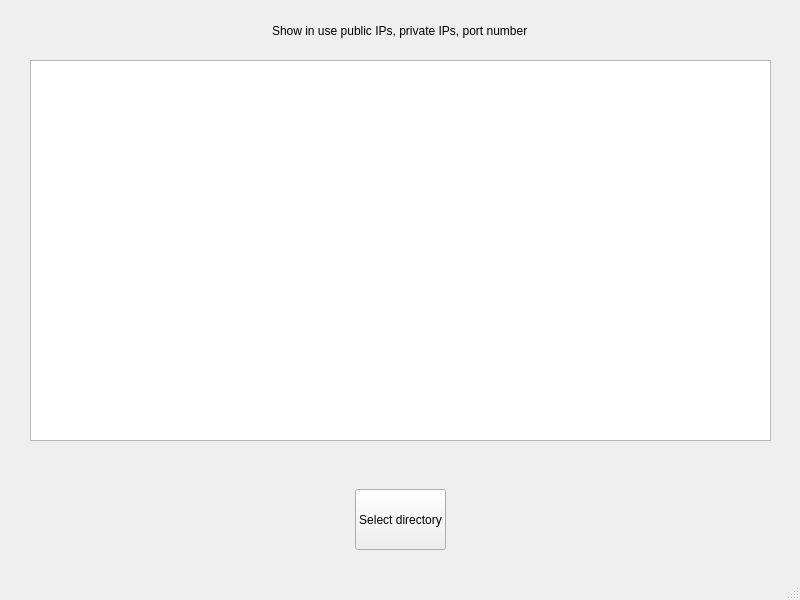
<?xml version="1.0" encoding="UTF-8"?>
<ui version="4.0">
 <class>MainWindow</class>
 <widget class="QMainWindow" name="MainWindow">
  <property name="geometry">
   <rect>
    <x>0</x>
    <y>0</y>
    <width>800</width>
    <height>600</height>
   </rect>
  </property>
  <property name="windowTitle">
   <string>VagrantSupport</string>
  </property>
  <widget class="QWidget" name="centralwidget">
   <widget class="QWidget" name="horizontalLayoutWidget">
    <property name="geometry">
     <rect>
      <x>30</x>
      <y>60</y>
      <width>741</width>
      <height>381</height>
     </rect>
    </property>
    <layout class="QHBoxLayout" name="horizontalLayout">
     <item>
      <widget class="QTextBrowser" name="textBrowser"/>
     </item>
    </layout>
   </widget>
   <widget class="QWidget" name="horizontalLayoutWidget_2">
    <property name="geometry">
     <rect>
      <x>0</x>
      <y>489</y>
      <width>801</width>
      <height>61</height>
     </rect>
    </property>
    <layout class="QHBoxLayout" name="horizontalLayout_2">
     <item alignment="Qt::AlignHCenter">
      <widget class="QPushButton" name="myPushButton">
       <property name="enabled">
        <bool>true</bool>
       </property>
       <property name="sizePolicy">
        <sizepolicy hsizetype="Minimum" vsizetype="Expanding">
         <horstretch>0</horstretch>
         <verstretch>0</verstretch>
        </sizepolicy>
       </property>
       <property name="text">
        <string>Select directory</string>
       </property>
      </widget>
     </item>
    </layout>
   </widget>
   <widget class="QWidget" name="horizontalLayoutWidget_3">
    <property name="geometry">
     <rect>
      <x>0</x>
      <y>10</y>
      <width>801</width>
      <height>41</height>
     </rect>
    </property>
    <layout class="QHBoxLayout" name="horizontalLayout_3">
     <item alignment="Qt::AlignHCenter">
      <widget class="QLabel" name="label">
       <property name="text">
        <string>Show in use public IPs, private IPs, port number</string>
       </property>
      </widget>
     </item>
    </layout>
   </widget>
  </widget>
  <widget class="QMenuBar" name="menubar">
   <property name="geometry">
    <rect>
     <x>0</x>
     <y>0</y>
     <width>800</width>
     <height>21</height>
    </rect>
   </property>
  </widget>
  <widget class="QStatusBar" name="statusbar"/>
 </widget>
 <resources/>
 <connections/>
 <slots>
  <slot>mybuttonSlot()</slot>
 </slots>
</ui>
